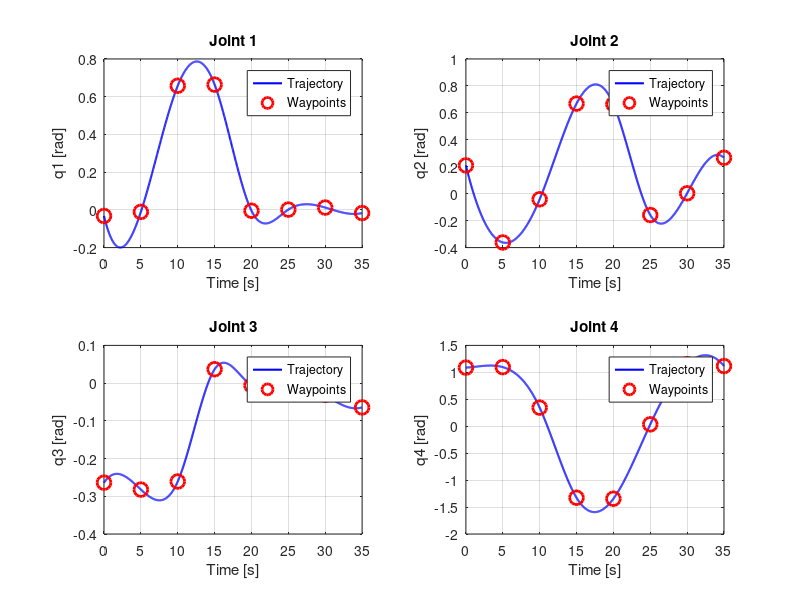

The MATLAB source for this figure: (Note: this script raises an error after producing the figure.)
%% generate_trajectory.m - Create smooth trajectory from recorded waypoints
%
% Loads waypoints from record_waypoints.m and generates:
%   q_desired(t)      - smooth position trajectory
%   q_desired_dot(t)  - velocity (analytical derivative of spline)
%   q_desired_ddot(t) - acceleration (analytical second derivative)
%
% Saves everything to 'desired_trajectory.mat' which run_robot.m can load.
clc; clear all; close all;

%% Settings
t_sample = 0.03;          % must match run_robot.m
time_per_segment = 5.0;   % seconds to travel between each waypoint
                          % increase for slower motion, decrease for faster

%% Load waypoints
data = load('recorded_waypoints.mat');
waypoints = data.waypoints;   % n_wp x 4
n_wp = size(waypoints, 1);

fprintf('Loaded %d waypoints\n', n_wp);
for i = 1:n_wp
    fprintf('  WP %d: [%.3f, %.3f, %.3f, %.3f] rad\n', i, waypoints(i,:));
end

%% Create time stamps for each waypoint
t_wp = (0:n_wp-1) * time_per_segment;   % equally spaced in time
tfin = t_wp(end);
t = 0:t_sample:tfin;
N = length(t);

fprintf('\nTrajectory duration: %.1f seconds\n', tfin);
fprintf('Time per segment: %.1f seconds\n', time_per_segment);
fprintf('Total samples: %d\n\n', N);

%% Generate smooth trajectory using cubic spline interpolation
q_desired = zeros(4, N);
q_desired_dot = zeros(4, N);
q_desired_ddot = zeros(4, N);

for joint = 1:4
    % fit cubic spline through waypoints for this joint
    pp = spline(t_wp, waypoints(:, joint)');
    
    % evaluate position
    q_desired(joint, :) = ppval(pp, t);
    
    % derivative of spline = velocity
    pp_dot = fnder(pp, 1);
    q_desired_dot(joint, :) = ppval(pp_dot, t);
    
    % second derivative = acceleration
    pp_ddot = fnder(pp, 2);
    q_desired_ddot(joint, :) = ppval(pp_ddot, t);
end

%% Save
save('desired_trajectory.mat', 'q_desired', 'q_desired_dot', 'q_desired_ddot', ...
     't_sample', 'waypoints', 't_wp', 'tfin');
fprintf('Saved trajectory to desired_trajectory.mat\n');

%% Plot the generated trajectory
figure;
for i = 1:4
    subplot(2,2,i);
    plot(t, q_desired(i,:), 'b', 'LineWidth', 1.5); hold on;
    plot(t_wp, waypoints(:,i), 'ro', 'MarkerSize', 10, 'LineWidth', 2);
    xlabel('Time [s]'); ylabel(sprintf('q%d [rad]', i));
    title(sprintf('Joint %d', i)); grid on;
    legend('Trajectory', 'Waypoints', 'Location', 'best');
end
sgtitle('Generated Trajectory - Positions');

figure;
for i = 1:4
    subplot(2,2,i);
    plot(t, q_desired_dot(i,:), 'b', 'LineWidth', 1.2);
    xlabel('Time [s]'); ylabel(sprintf('dq%d [rad/s]', i));
    title(sprintf('Joint %d', i)); grid on;
end
sgtitle('Generated Trajectory - Velocities');

figure;
for i = 1:4
    subplot(2,2,i);
    plot(t, q_desired_ddot(i,:), 'b', 'LineWidth', 1.2);
    xlabel('Time [s]'); ylabel(sprintf('ddq%d [rad/s^2]', i));
    title(sprintf('Joint %d', i)); grid on;
end
sgtitle('Generated Trajectory - Accelerations');

fprintf('\nTrajectory looks good? If yes, run run_robot.m with TASK_TYPE = ''trajectory''\n');
